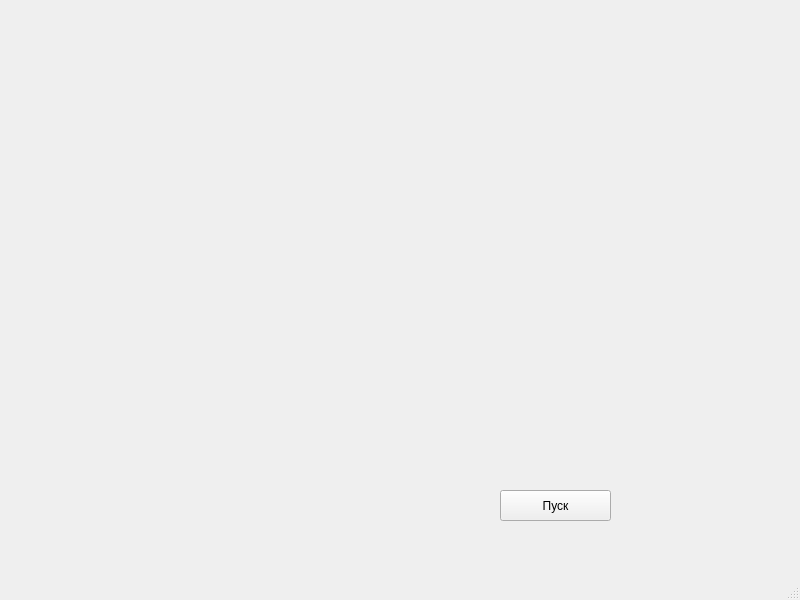
<?xml version="1.0" encoding="UTF-8"?>
<ui version="4.0">
 <class>MainWindow</class>
 <widget class="QMainWindow" name="MainWindow">
  <property name="geometry">
   <rect>
    <x>0</x>
    <y>0</y>
    <width>800</width>
    <height>600</height>
   </rect>
  </property>
  <property name="windowTitle">
   <string>MainWindow</string>
  </property>
  <widget class="QWidget" name="centralwidget">
   <widget class="QPushButton" name="pushButton">
    <property name="geometry">
     <rect>
      <x>500</x>
      <y>490</y>
      <width>111</width>
      <height>31</height>
     </rect>
    </property>
    <property name="text">
     <string>Пуск</string>
    </property>
   </widget>
  </widget>
  <widget class="QMenuBar" name="menubar">
   <property name="geometry">
    <rect>
     <x>0</x>
     <y>0</y>
     <width>800</width>
     <height>18</height>
    </rect>
   </property>
  </widget>
  <widget class="QStatusBar" name="statusbar"/>
 </widget>
 <resources/>
 <connections/>
</ui>
